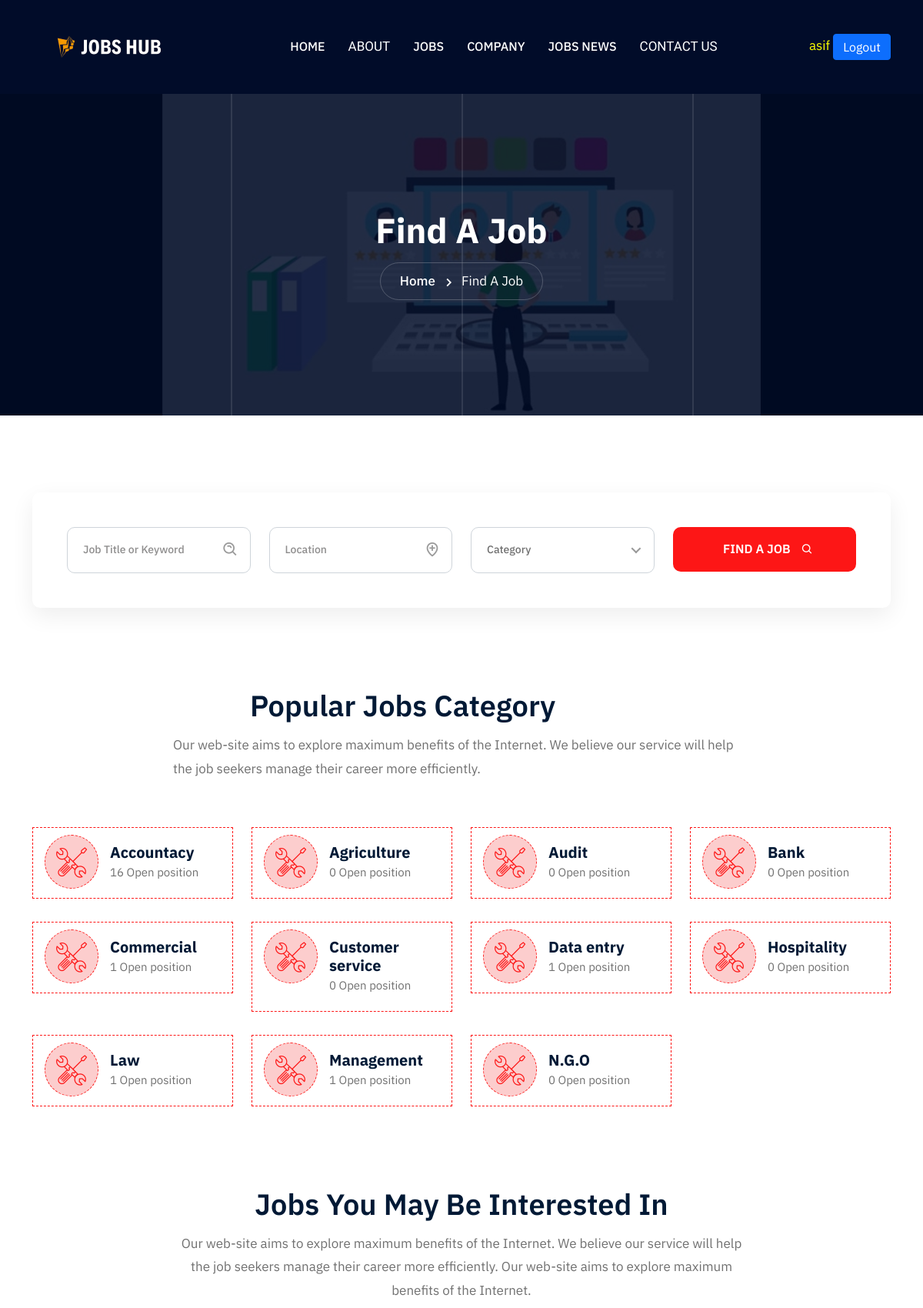
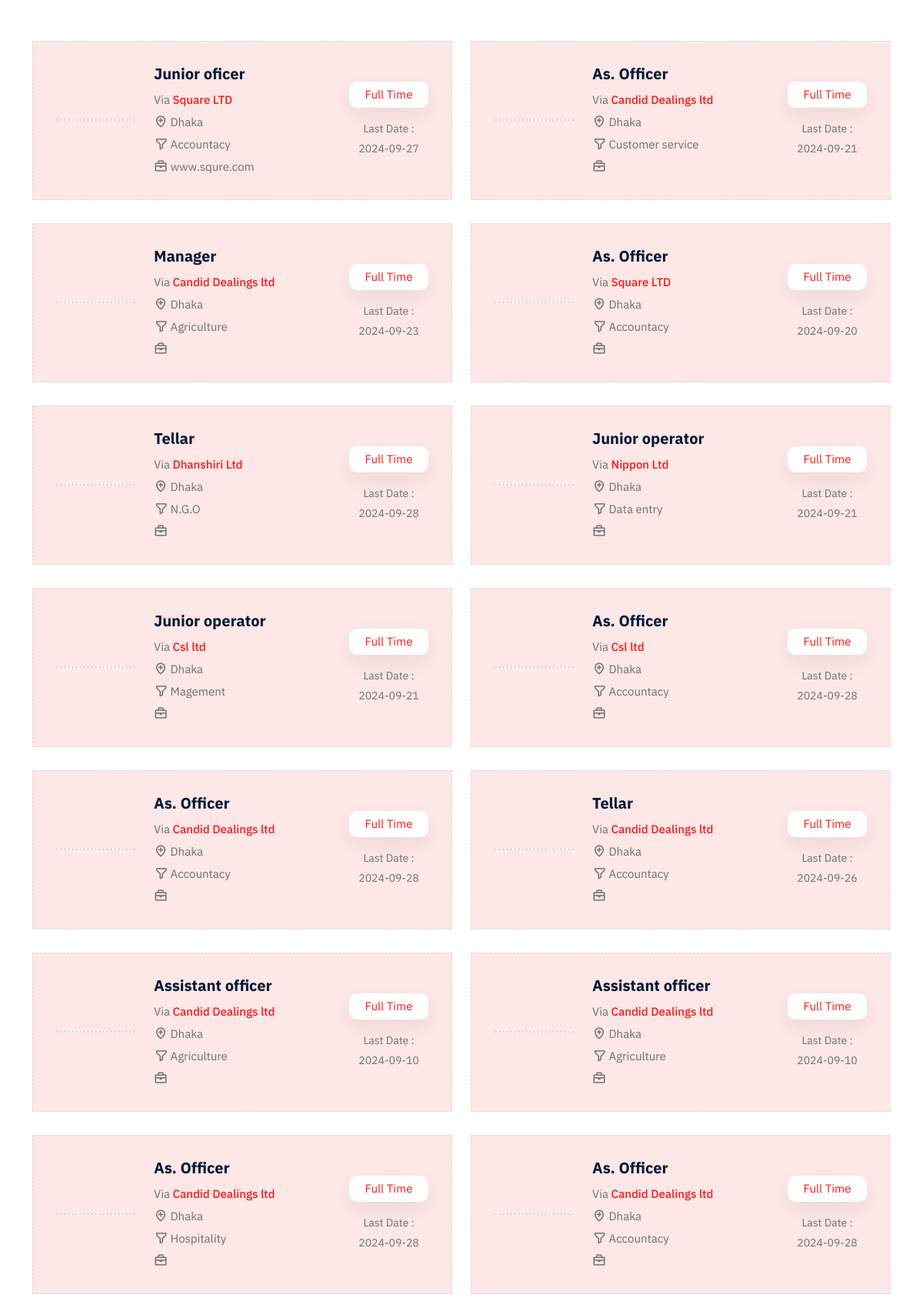
The page /find_job.php (signed in, upper part) on the database its author committed (2 pictures, top to bottom).
### tables this page shows
CREATE TABLE `vacancy` (
  `id` int(11) NOT NULL,
  `job_title` varchar(50) NOT NULL,
  `salary` varchar(30) NOT NULL,
  `company_name` varchar(30) NOT NULL,
  `address` varchar(30) NOT NULL,
  `category` varchar(30) NOT NULL,
  `start_date` date NOT NULL DEFAULT current_timestamp(),
  `last_date` date NOT NULL DEFAULT current_timestamp(),
  `email` varchar(30) NOT NULL,
  `website` varchar(30) NOT NULL,
  `job_type` varchar(20) NOT NULL,
  `company_id` int(11) NOT NULL,
  `vacancy_count` int(11) NOT NULL,
  `catagory_id` int(11) NOT NULL,
  `category_count` int(11) NOT NULL,
  `description` varchar(300) NOT NULL
);

### find_job.php (the view, shortened to what this page needs)
<?php
require_once 'connect.php';
$user_first_name = $_SESSION['name'];
if(!empty($user_first_name)){
?>
<!doctype html>
<html lang="zxx">
    <head>
        <link rel="stylesheet" href="assets/css/bootstrap.min.css">
        <link rel="stylesheet" href="assets/css/owl.carousel.min.css">
        <link rel="stylesheet" href="assets/css/owl.theme.default.min.css">
        <link rel="stylesheet" href="assets/css/boxicon.min.css">
        <link rel="stylesheet" href="assets/fonts/flaticon/flaticon.css">
        <link rel="stylesheet" href="assets/css/magnific-popup.css">
        <link rel="stylesheet" href="assets/css/meanmenu.css">
        <link rel="stylesheet" href="assets/css/nice-select.css">
		<link rel="stylesheet" href="assets/css/style.css">
		<link rel="stylesheet" href="assets/css/dark.css">
        <link rel="stylesheet" href="assets/css/responsive.css">
    </head>
    <body>
        <div class="navbar-area">
			<?php require_once "includes/top_menu.php" ?>
        <section class="page-title title-bg2">
            <div class="d-table">
                <div class="d-table-cell">
                    <h2>Find a Job</h2>
                    <ul>
                        <li>
                            <a href="index.php">Home</a>
                        </li>
                        <li>Find a Job</li>
                    </ul>
                </div>
            </div>
            <div class="lines">
                <div class="line"></div>
                <div class="line"></div>
                <div class="line"></div>
            </div>
        </section>
        <div class="find-section ptb-100">
            <div class="container">
                <form class="find-form mt-0">
                    <div class="row">
                        <div class="col-lg-3">
                            <div class="form-group">
                                <input type="text" class="form-control" id="exampleInputEmail1" placeholder="Job Title or Keyword">
                                <i class="bx bx-search-alt"></i>
                            </div>
                        </div>
                        <div class="col-lg-3">
                            <div class="form-group">
                                <input type="text" class="form-control" id="exampleInputEmail2" placeholder="Location">
                                <i class="bx bx-location-plus"></i>
                            </div>
                        </div>
                        <div class="col-lg-3">
                        </div>
                        <div class="col-lg-3">
                            <button type="submit" class="find-btn">
                                Find A Job
                                <i class='bx bx-search'></i>
                            </button>
                        </div>
                    </div>
                </form>
            </div>
        </div>
        <div class="category-style-two pb-70">
            <div class="container">
                <div class="section-title">
                    <h2>Popular Jobs Category</h2>
                    <p>Our web-site aims to explore maximum benefits of the Internet. We believe our service will help the job seekers manage their career more efficiently.</p>
                </div>
                <div class="row">
				<?php
                $sql = $conn->query("SELECT c.name, COUNT(v.category_count) AS category_count FROM category c LEFT JOIN vacancy v ON c.id = v.catagory_id GROUP BY c.id ORDER BY name ASC");
               while($row = $sql->fetch_assoc()){
                ?>
                    <div class="col-lg-3 col-sm-6">
                        <a href="job-list.html">
                            <div class="category-item">
                                <i class="flaticon-wrench-and-screwdriver-in-cross"></i>
                                <h3><?php echo $row['name'] ?></h3>
                                <p><?php echo $row['category_count']." Open position"; ?></p>
                            </div>
                        </a>
                    </div>
<?php } ?>
                </div>
            </div>
        </div>
		<section class="job-section pb-70">
			<div class="container">
				<div class="section-title text-center">
					<h2>Jobs You May Be Interested In</h2>
					<p>Our web-site aims to explore maximum benefits of the Internet. We believe our service will help the job seekers manage their career more efficiently.  Our web-site aims to explore maximum benefits of the Internet.</p>
				</div>
				<div class="row">
				<?php
                $sql = $conn->query("SELECT * FROM vacancy");
               while($row = $sql->fetch_assoc()){
                ?>
					<div class="col-md-6">
						<div class="job-card">
							<div class="row align-items-center">
								<div class="col-lg-3">
									<div class="thumb-img">
									</div>
								</div>
								<div class="col-lg-6">
									<div class="job-info">
										<h3>
											<a href="job_details.php?id=<?php echo $row['id']  ?>"><?php echo $row['job_title'] ?></a>
										</h3>
										<ul>
											<li>Via <a href="#"><?php echo $row['company_name'] ?></a></li>
											<li>
												<i class='bx bx-location-plus'></i>
												<?php echo $row['address'] ?>
											</li>
											<li>
												<i class='bx bx-filter-alt' ></i>
												<?php echo $row['category'] ?>
											</li>
											<li>
												<i class='bx bx-briefcase' ></i>
												<?php echo $row['website'] ?>
											</li>
										</ul>
									</div>
								</div>
								<div class="col-lg-3">
									<div class="job-save">
										<span>Full Time</span>
										<a>
											<p>Last Date :</p>
										</a>
										<p>
										<?php echo $row['last_date'] ?>
										</p>
									</div>
								</div>
							</div>
						</div>
					</div>
					<?php } ?>
				</div>
			</div>
		</section>
  	</body>
</html>
<?php
}else{
    header('location:sign_in.php');
}
?>

### rows shown on the page
vacancy: job_title "Junior oficer", company_name "Square LTD", address "Dhaka", category "Accountacy", website "www.squre.com", last_date "2024-09-27"
vacancy: job_title "As. Officer", company_name "Candid Dealings ltd", address "Dhaka", category "Customer service", last_date "2024-09-21"
vacancy: job_title "Manager", company_name "Candid Dealings ltd", address "Dhaka", category "Agriculture", last_date "2024-09-23"
vacancy: job_title "As. Officer", company_name "Square LTD", address "Dhaka", category "Accountacy", last_date "2024-09-20"
vacancy: job_title "Tellar", company_name "Dhanshiri Ltd", address "Dhaka", category "N.G.O", last_date "2024-09-28"
vacancy: job_title "Junior operator", company_name "Nippon Ltd", address "Dhaka", category "Data entry", last_date "2024-09-21"
vacancy: job_title "Junior operator", company_name "Csl ltd", address "Dhaka", category "Magement", last_date "2024-09-21"
vacancy: job_title "As. Officer", company_name "Csl ltd", address "Dhaka", category "Accountacy", last_date "2024-09-28"
vacancy: job_title "As. Officer", company_name "Candid Dealings ltd", address "Dhaka", category "Accountacy", last_date "2024-09-28"
vacancy: job_title "Tellar", company_name "Candid Dealings ltd", address "Dhaka", category "Accountacy", last_date "2024-09-26"
vacancy: job_title "Assistant officer", company_name "Candid Dealings ltd", address "Dhaka", category "Agriculture", last_date "2024-09-10"
vacancy: job_title "Assistant officer", company_name "Candid Dealings ltd", address "Dhaka", category "Agriculture", last_date "2024-09-10"
vacancy: job_title "As. Officer", company_name "Candid Dealings ltd", address "Dhaka", category "Hospitality", last_date "2024-09-28"
vacancy: job_title "As. Officer", company_name "Candid Dealings ltd", address "Dhaka", category "Accountacy", last_date "2024-09-28"

### other values the page prints
$_SESSION['name'] "asif"
$row['name'] "Accountacy"
$row['category_count'] "16"
$row['name'] "Agriculture"
$row['category_count'] "0"
$row['name'] "Audit"
$row['name'] "Bank"
$row['name'] "Commercial"
$row['category_count'] "1"
$row['name'] "Customer service"
$row['name'] "Data entry"
$row['name'] "Hospitality"
$row['name'] "Law"
$row['name'] "Management"
$row['name'] "N.G.O"
